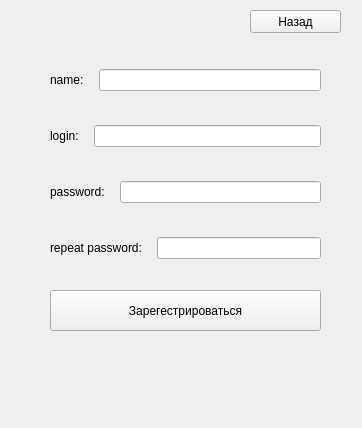
<?xml version="1.0" encoding="UTF-8"?>
<ui version="4.0">
 <class>MainWindow</class>
 <widget class="QMainWindow" name="MainWindow">
  <property name="geometry">
   <rect>
    <x>0</x>
    <y>0</y>
    <width>362</width>
    <height>428</height>
   </rect>
  </property>
  <property name="windowTitle">
   <string>MainWindow</string>
  </property>
  <widget class="QWidget" name="centralwidget">
   <widget class="QPushButton" name="register_2">
    <property name="geometry">
     <rect>
      <x>50</x>
      <y>290</y>
      <width>271</width>
      <height>41</height>
     </rect>
    </property>
    <property name="text">
     <string>Зарегестрироваться</string>
    </property>
   </widget>
   <widget class="QWidget" name="verticalLayoutWidget">
    <property name="geometry">
     <rect>
      <x>50</x>
      <y>50</y>
      <width>271</width>
      <height>231</height>
     </rect>
    </property>
    <layout class="QVBoxLayout" name="verticalLayout">
     <property name="spacing">
      <number>15</number>
     </property>
     <item>
      <layout class="QHBoxLayout" name="horizontalLayout_4">
       <item>
        <widget class="QLabel" name="name_text">
         <property name="text">
          <string>name:</string>
         </property>
        </widget>
       </item>
       <item>
        <widget class="QLineEdit" name="name_edit"/>
       </item>
      </layout>
     </item>
     <item>
      <layout class="QHBoxLayout" name="horizontalLayout">
       <item>
        <widget class="QLabel" name="email_text">
         <property name="text">
          <string>login:</string>
         </property>
        </widget>
       </item>
       <item>
        <widget class="QLineEdit" name="email_edit"/>
       </item>
      </layout>
     </item>
     <item>
      <layout class="QHBoxLayout" name="horizontalLayout_2">
       <item>
        <widget class="QLabel" name="password_text">
         <property name="text">
          <string>password:</string>
         </property>
        </widget>
       </item>
       <item>
        <widget class="QLineEdit" name="password_edit"/>
       </item>
      </layout>
     </item>
     <item>
      <layout class="QHBoxLayout" name="horizontalLayout_3">
       <item>
        <widget class="QLabel" name="password_text_2">
         <property name="text">
          <string>repeat password:</string>
         </property>
        </widget>
       </item>
       <item>
        <widget class="QLineEdit" name="password_edit_2"/>
       </item>
      </layout>
     </item>
    </layout>
   </widget>
   <widget class="QPushButton" name="back_btn">
    <property name="geometry">
     <rect>
      <x>250</x>
      <y>10</y>
      <width>91</width>
      <height>23</height>
     </rect>
    </property>
    <property name="text">
     <string>Назад</string>
    </property>
   </widget>
  </widget>
 </widget>
 <resources/>
 <connections/>
</ui>
